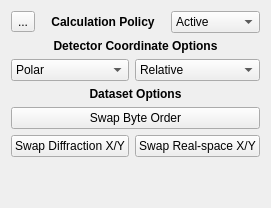
     <widget class="QWidget" name="MiscTab">
      <property name="autoFillBackground">
       <bool>false</bool>
      </property>
      <attribute name="title">
       <string>Misc</string>
      </attribute>
      <layout class="QGridLayout" name="_2">
       <item row="0" column="1" colspan="4">
        <widget class="QLabel" name="CalcPolicyLabel">
         <property name="font">
          <font>
           <weight>75</weight>
           <bold>true</bold>
          </font>
         </property>
         <property name="text">
          <string>Calculation Policy</string>
         </property>
         <property name="alignment">
          <set>Qt::AlignCenter</set>
         </property>
         <property name="buddy">
          <cstring>CalcPolicy</cstring>
         </property>
        </widget>
       </item>
       <item row="1" column="0" colspan="8">
        <widget class="QLabel" name="DetectorCoordinatePanel">
         <property name="font">
          <font>
           <weight>75</weight>
           <bold>true</bold>
          </font>
         </property>
         <property name="text">
          <string>Detector Coordinate Options</string>
         </property>
         <property name="alignment">
          <set>Qt::AlignBottom|Qt::AlignHCenter</set>
         </property>
        </widget>
       </item>
       <item row="2" column="0" colspan="4">
        <widget class="QComboBox" name="DCSys">
         <item>
          <property name="text">
           <string>Polar</string>
          </property>
         </item>
         <item>
          <property name="text">
           <string>Cartesian</string>
          </property>
         </item>
        </widget>
       </item>
       <item row="2" column="4" colspan="4">
        <widget class="QComboBox" name="DCPos">
         <item>
          <property name="text">
           <string>Relative</string>
          </property>
         </item>
         <item>
          <property name="text">
           <string>Absolute</string>
          </property>
         </item>
        </widget>
       </item>
       <item row="0" column="5" colspan="3">
        <widget class="QComboBox" name="CalcPolicy">
         <item>
          <property name="text">
           <string>Active</string>
          </property>
         </item>
         <item>
          <property name="text">
           <string>Reduced</string>
          </property>
         </item>
         <item>
          <property name="text">
           <string>Passive</string>
          </property>
         </item>
        </widget>
       </item>
       <item row="0" column="0">
        <widget class="QToolButton" name="LiveUpdateImageIcon">
         <property name="text">
          <string>...</string>
         </property>
         <property name="icon">
          <iconset>
           <normaloff>icons/refresh.png</normaloff>icons/refresh.png</iconset>
         </property>
        </widget>
       </item>
       <item row="3" column="0" colspan="8">
        <widget class="QLabel" name="DatasetOptionPanel">
         <property name="font">
          <font>
           <weight>75</weight>
           <bold>true</bold>
          </font>
         </property>
         <property name="text">
          <string>Dataset Options</string>
         </property>
         <property name="alignment">
          <set>Qt::AlignCenter</set>
         </property>
        </widget>
       </item>
       <item row="4" column="0" colspan="8">
        <widget class="QPushButton" name="SwapByteOrder">
         <property name="text">
          <string>Swap Byte Order</string>
         </property>
        </widget>
       </item>
       <item row="5" column="0" colspan="4">
        <widget class="QPushButton" name="SwapDfrnXY">
         <property name="text">
          <string>Swap Diffraction X/Y</string>
         </property>
        </widget>
       </item>
       <item row="5" column="4" colspan="4">
        <widget class="QPushButton" name="SwapRealXY">
         <property name="text">
          <string>Swap Real-space X/Y</string>
         </property>
        </widget>
       </item>
       <item row="6" column="0" colspan="8">
        <spacer name="MiscTabSpacer">
         <property name="orientation">
          <enum>Qt::Vertical</enum>
         </property>
         <property name="sizeHint" stdset="0">
          <size>
           <width>20</width>
           <height>40</height>
          </size>
         </property>
        </spacer>
       </item>
      </layout>
     </widget>
